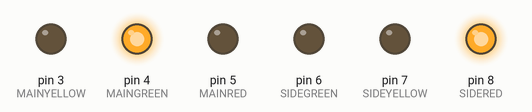
Recording of a sketch running on a simulated Arduino Uno, built with avr-gcc and run on an emulated ATmega328P. Shown: output pins drawn as LEDs (lit = HIGH).

Above: at 2.5 s.
At 5.5 s:
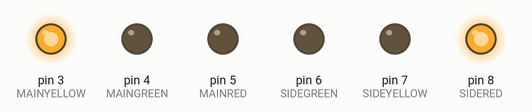
At 7.0 s:
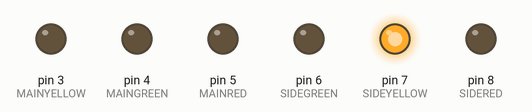
At 9.5 s:
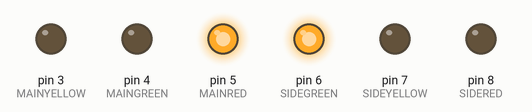
Timing chart, 0 to 14.3 s (numbered marks = the images above):
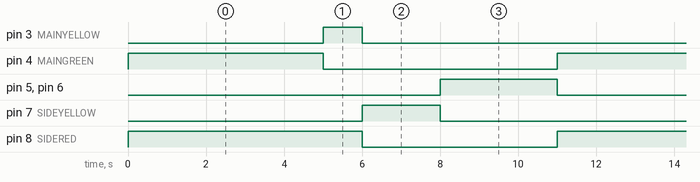

Measured:
- by itself, pin 3 (MAINYELLOW): alternates HIGH for 1.0 s and LOW for 10.0 s
- by itself, pin 4 (MAINGREEN): alternates HIGH for 5.0 s and LOW for 6.0 s
- by itself, pin 5 (MAINRED), pin 6 (SIDEGREEN): alternates HIGH for 3.0 s and LOW for 8.0 s
- by itself, pin 7 (SIDEYELLOW): alternates HIGH for 2.0 s and LOW for 9.0 s
- by itself, pin 8 (SIDERED): alternates HIGH for 6.0 s and LOW for 5.0 s

The sketch:

sketch_feb9b.ino
```cpp
int MAINGREEN = 4;
int SIDEGREEN = 6;
int MAINYELLOW = 3;
int SIDEYELLOW = 7;
int MAINRED = 5;
int SIDERED = 8;
int DELAYMAINGREEN = 5000;
int DELAYMAINYELLOW = 1000;
int DELAYMAINRED = 3000;
int DELAYSIDEGREEN = 3000;
void setup() {
  // put your setup code here, to run once:
  pinMode(MAINGREEN, OUTPUT);
  pinMode(MAINRED, OUTPUT);
  pinMode(MAINYELLOW, OUTPUT);
  pinMode(SIDEGREEN, OUTPUT);
  pinMode(SIDEYELLOW, OUTPUT);
  pinMode(SIDERED, OUTPUT);
}

void loop() {
  // put your main code here, to run repeatedly:
    digitalWrite(SIDERED, HIGH);
    digitalWrite(MAINGREEN, HIGH);
    delay(DELAYMAINGREEN);
    digitalWrite(MAINGREEN, LOW);
    digitalWrite(MAINYELLOW, HIGH);
    delay(DELAYMAINYELLOW);
    digitalWrite(MAINYELLOW, LOW);
    digitalWrite(SIDERED, LOW);
    digitalWrite(SIDEYELLOW, HIGH);
    delay(2000);
    digitalWrite(SIDEYELLOW, LOW);
    digitalWrite(SIDEGREEN, HIGH);
    digitalWrite(MAINRED, HIGH);
    delay(DELAYMAINRED);
    digitalWrite(MAINRED, LOW);
    digitalWrite(SIDEGREEN, LOW);

}
```
